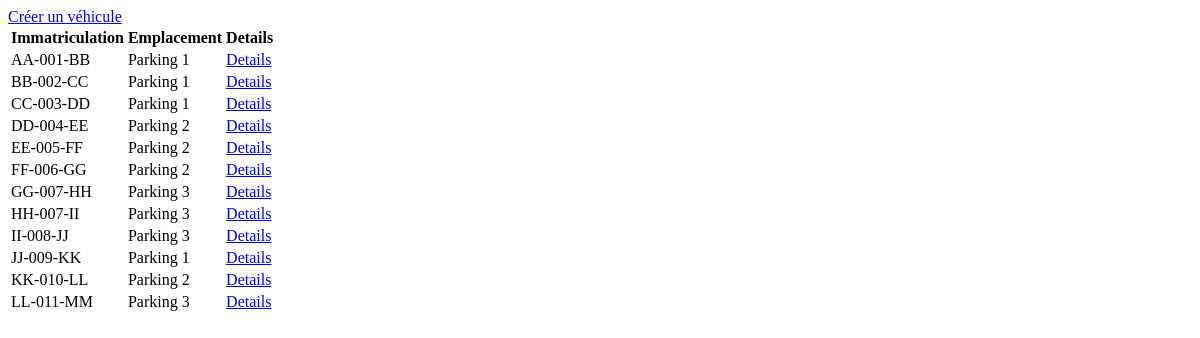
Page /autopark/all on the earlier database version.
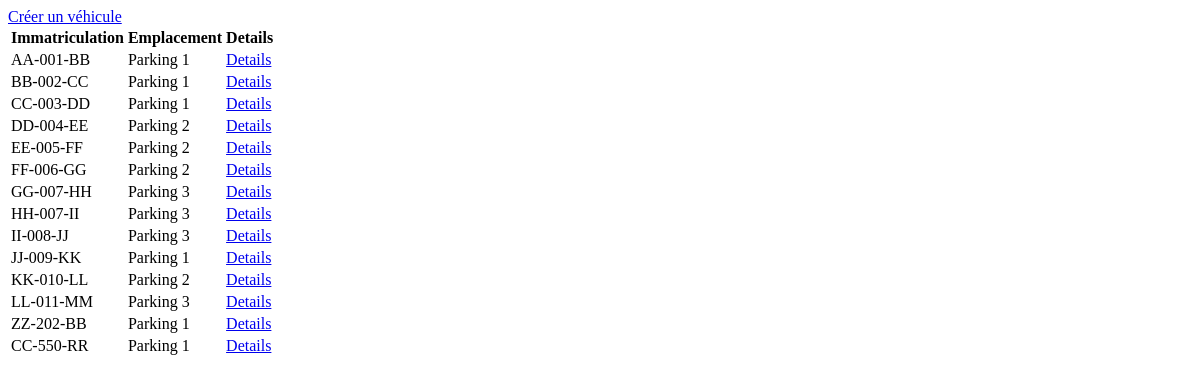
Same page on the later database version.
### autopark/models.py (models this page shows, shortened)
class Vehicle(models.Model):
    class VehicleType(models.TextChoices):
        ELECTRIQUE = 'ELECTRIQUE'
        ESSENCE = 'ESSENCE'
        DIESEL = 'DIESEL'
    description = models.TextField(default="")
    number = models.CharField(
        max_length=9,
        validators=[
            RegexValidator(
                regex=r'^([A-Z]{2}-[0-9]{3}-[A-Z]{2})|([0-9]{1,4}[A-Z]{1,3}[0-9]{2})$',
                message='Invalid format'
            )
        ]
    )
    vehicle_type = models.CharField(
        max_length=15,
        choices=VehicleType.choices,
        default=VehicleType.ESSENCE
    )
    created_at = models.DateTimeField(auto_now_add=True)
    location = models.ForeignKey(Location, on_delete=models.SET_NULL, null=True, blank=True)

class Location(models.Model):
    label = models.CharField(max_length=255)
    def __str__(self):
        return self.label
    class Meta:
        ordering = ['label']

### autopark/views.py (the view)
# urls.py: path("autopark/all", AllListView.as_view()),
class AllListView(ListView):
    model = Vehicle
    template_name = 'all_table.html'
    context_object_name = 'table_data'

### autopark/templates/all_table.html
<a href="{% url 'add_vehicle' %}">Créer un véhicule</a>
<table>
    <thead>
      <tr>
        <th>Immatriculation</th>
        <th>Emplacement</th>
        <th>Details</th>
      </tr>
    </thead>
    <tbody>
      {% for vehicle in table_data %}
        <tr>
          <td>{{ vehicle.number }}</td>
          <td>{{ vehicle.location }}</td>
          <td><a href="{% url 'vehicle_details' vehicle.id %}">Details</a></td>
        </tr>
      {% empty %}
        <tr>
          <td colspan="2">Pas de véhicule</td>
        </tr>
      {% endfor %}
    </tbody>
  </table>

Differences in the rows shown:
added Vehicle: number "ZZ-202-BB", location "Parking 1"
added Vehicle: number "CC-550-RR", location "Parking 1"
